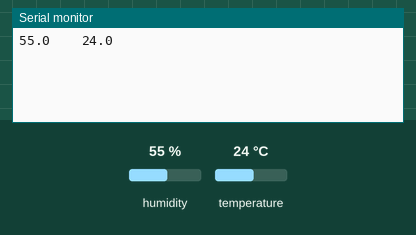
The sketch below on a simulated ESP8266 (NodeMCU). On the bench: the last lines printed to the serial monitor. The test bench sets the inputs (shaded band); at power-on: humidity 55 %, temperature 24 °C. WiFi joins after 1.5 s; servers stay silent unless stated.

Above: at 3.0 s.
3.1 s: humidity set to 22 %
At 4.2 s:
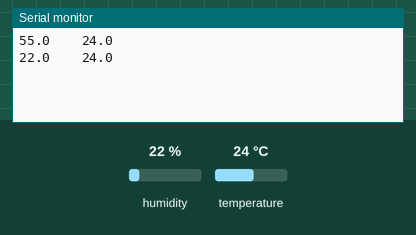
4.6 s: temperature set to 12 °C
At 5.5 s:
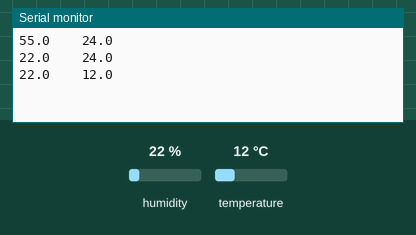
6.1 s: humidity set to 40 %
At 7.7 s:
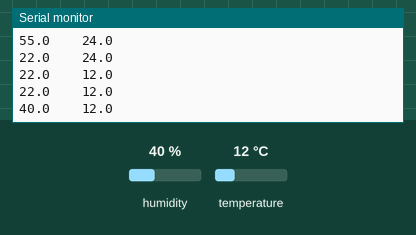
Timing chart, 0 to 9.2 s (numbered marks = the images above; inputs shaded):
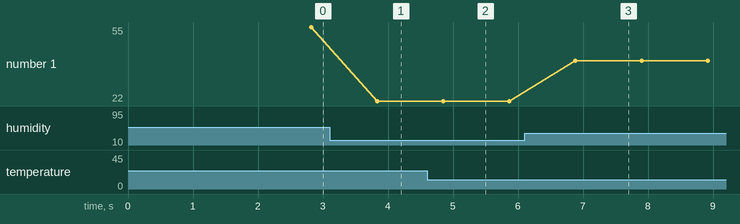

The sketch:

Blynk_Temperature.ino
```cpp
// (licence header left out)
/* Comment this out to disable prints and save space */
#define BLYNK_PRINT Serial


#include <ESP8266WiFi.h>
#include <BlynkSimpleEsp8266.h>

#include "DHTesp.h"

#ifdef ESP32
#pragma message(THIS EXAMPLE IS FOR ESP8266 ONLY!)
#error Select ESP8266 board.
#endif

DHTesp dht;


// You should get Auth Token in the Blynk App.
// Go to the Project Settings (nut icon).
char auth[] = "5dmpfwm2qck6LX-igWK-_hADQhkPc7Of";

// Your WiFi credentials.
// Set password to "" for open networks.
char ssid[] = "Rvs";
char pass[] = "jashujan";

float humidity, temperature;

void setup()
{
  // Debug console
  Serial.begin(9600);

  dht.setup(4, DHTesp::DHT11); // Connect DHT sensor to GPIO 17
  Blynk.begin(auth, ssid, pass);
  Serial.begin(115200);
}

void loop()
{
  delay(dht.getMinimumSamplingPeriod());

  if (dht.getHumidity() > 0 || dht.getTemperature() > 0 ) {
    humidity = dht.getHumidity();
    temperature = dht.getTemperature();
  }

  Blynk.virtualWrite(V0, humidity); //sending to Blynk
  Blynk.virtualWrite(V1, temperature); //sending to Blynk

  Serial.print(humidity, 1);
  Serial.print("\t\t");
  Serial.println(temperature, 1);

  Blynk.run();
}
```

Measured:
- after the input at 3.1 s, the serial monitor: prints a new line after 0.74 s (image 1)
- after the input at 4.6 s, the serial monitor: prints a new line after 0.25 s (image 2)
- after the input at 6.1 s, the serial monitor: prints a new line after 0.78 s (image 3)
- plotted number 1: 55 → 22 after the input at 3.1 s, 22 → 40 after the input at 6.1 s
